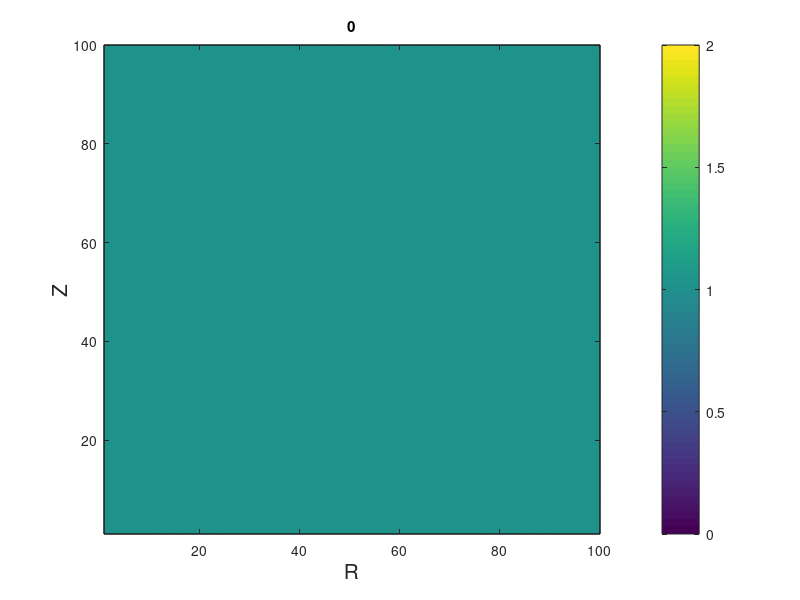
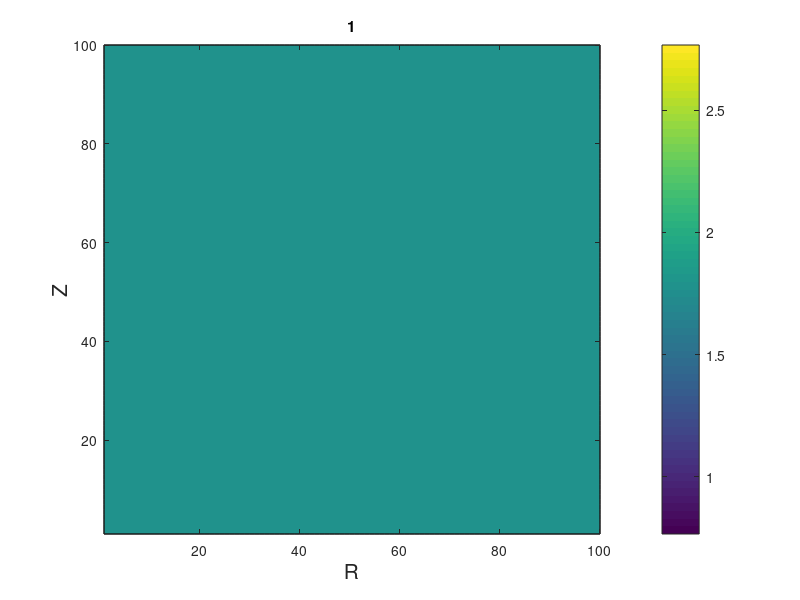
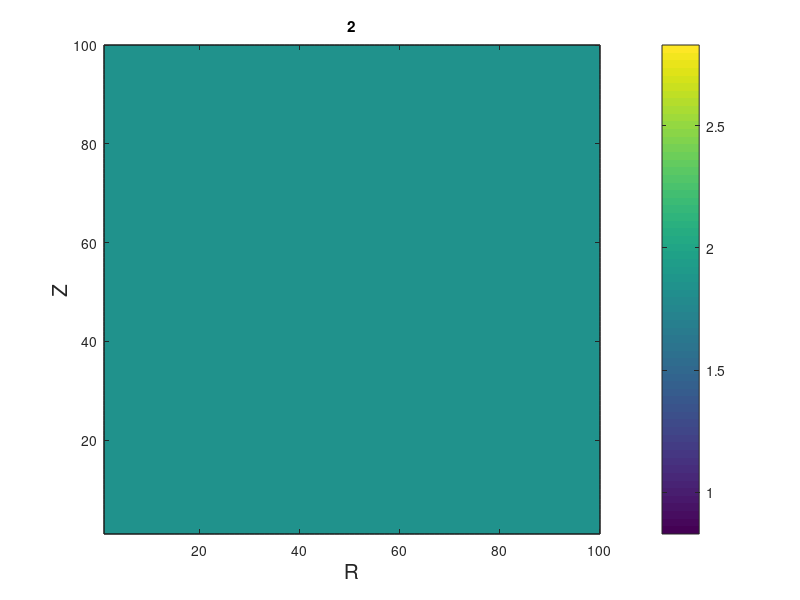
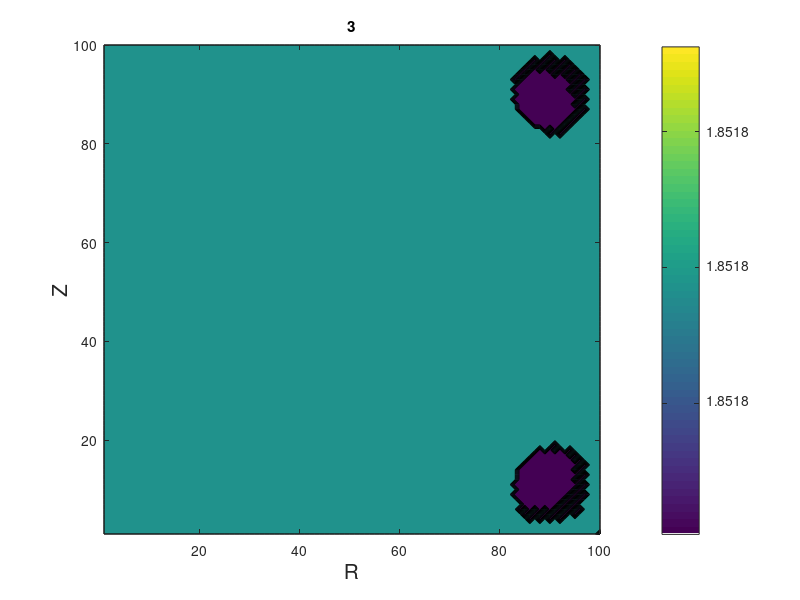

The MATLAB source for these figures, in order:
a = csvread("chnumsol.csv");
##aa = csvread("zconst_diff_ex.csv");
xize = size(a)/100
xize = xize(1)
z = a(1:100,1:100);
x = 1:100;
m = min([0 min(min(z))])
M = max(max(z))
n = 100;
#cmap = colormap (summer (100));
##cmap = colormap (summer);

for i=0:10#(xize-1)
j=100*i
z = a(j+1:j+100, :);
##zz = aa(i+1, :);
#z = a(201:300,1:100)*100;
#z = z - m;
#z = z / M;
#z = n * z;
figure(i+1);
##colormap(cmap);
##caxis([0 1]);
##plot(x, z(:,1)
###  , "linestyle", "none", "marker", "x"
##  , x, zz
###  , "linestyle", "none", "marker", "x"
## );
###ylim([-0.5, 1]);
##grid on;
##legend(["numerical";"exact"] ,"fontsize",15);
##clf;
##image(z);
##colorbar
##filename = sprintf("col%d.png",i)
##print(i+1,filename);
clf;
contourf(z);
##caxis([0 2]);
##image(z);
colorbar
xlabel("R", "fontsize", 15);
ylabel("Z", "fontsize", 15);
title(num2str(i));
##saveas(sprintf("ch%d.png",i));
filename = sprintf("chuni%d.png",i);
print(i+1,filename);
endfor

##a = csvread("uniformity.csv");
###image(a);
##contourf(a);
###caxis([m M]);
##caxis([2 3]);
##colormap(cmap);
##colorbar
###print -dpng uniformity.png







